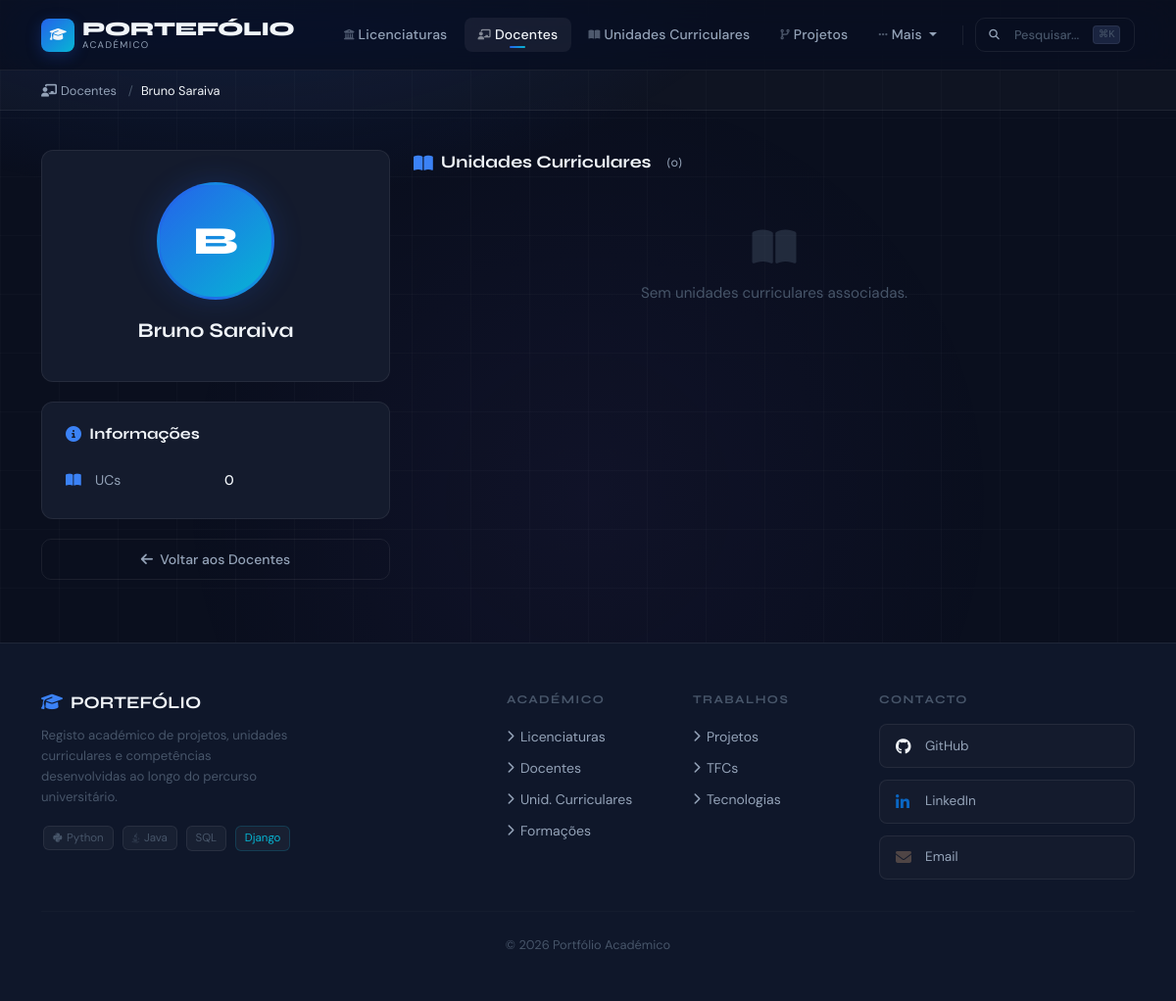
The page /portfolio/docentes/201/ on the database as committed earlier.
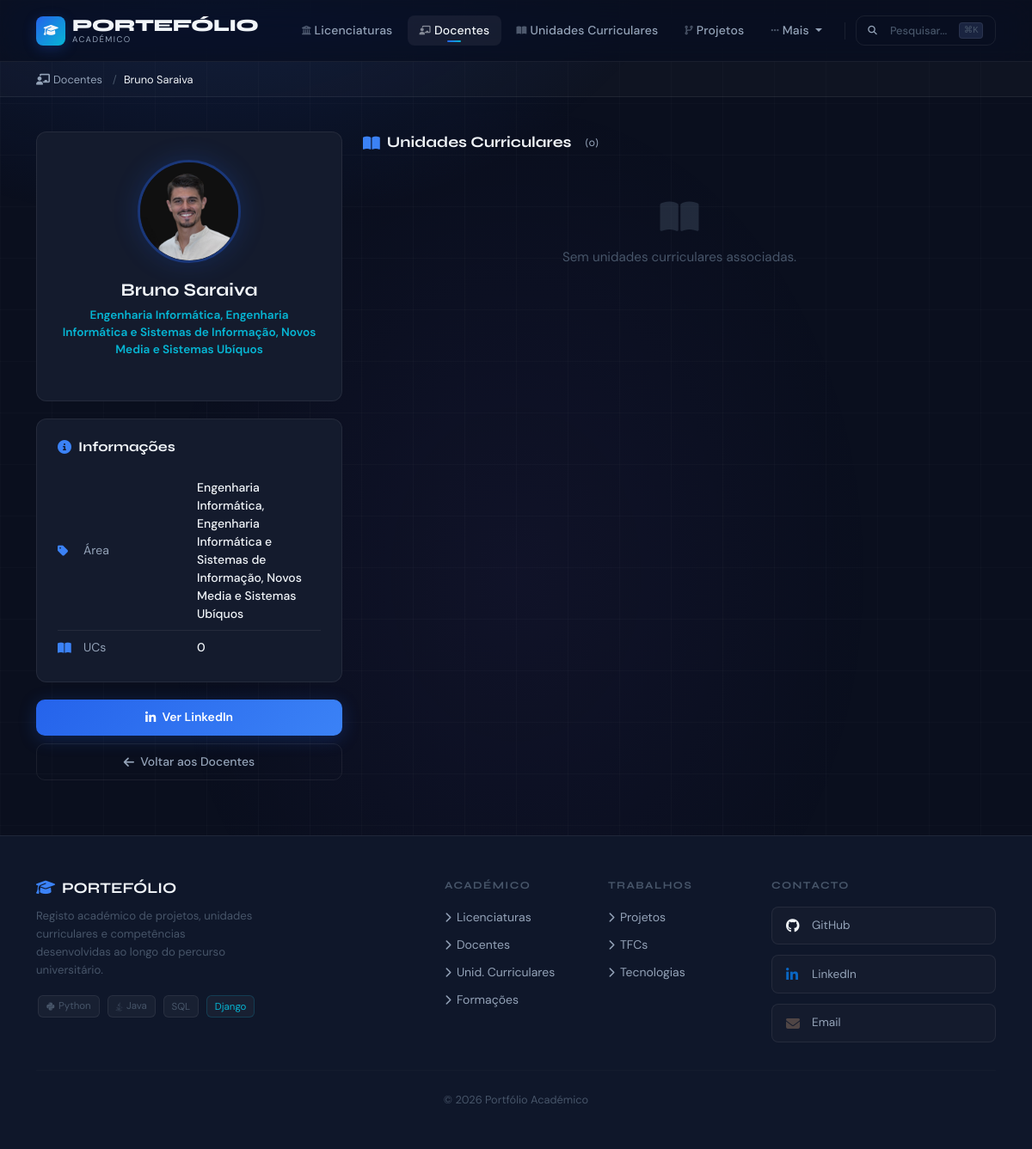
The same page on the database as committed later.
### portfolio/models.py (models this page shows, shortened)
class Docente(models.Model):
    nome = models.CharField(max_length=200)
    area_especializacao = models.CharField(max_length=200, blank=True)
    linkedin = models.URLField(blank=True)
    foto = models.ImageField(upload_to="docentes/", blank=True, null=True)
    class Meta:
        verbose_name_plural = "Docentes"
        ordering = ["nome"]

### portfolio/views.py (the view)
# urls.py: path('docentes/<int:doc_id>/', views.docentes_detail_view, name='docentes_detail'),
def docentes_detail_view(request, doc_id):
    docente = get_object_or_404(Docente, id=doc_id)
    return render(request, 'portfolio/docentes_detail.html', {'docente': docente})

### portfolio/templates/portfolio/docentes_detail.html (shortened to what this page needs)
{% extends "portfolio/base.html" %}
{% block nav_docentes %}active{% endblock %}
{% block breadcrumbs %}
<div class="breadcrumb-bar">
    <div class="container">
        <nav class="breadcrumb">
            <span class="breadcrumb-item"><a href="{% url 'docentes' %}"><i class="fas fa-chalkboard-teacher me-1"></i>Docentes</a></span>
            <span class="breadcrumb-item active">{{ docente.nome }}</span>
        </nav>
    </div>
</div>
{% endblock %}
{% block content %}
<div class="row g-4">
    <div class="col-lg-4">
        <div class="info-card" style="text-align:center;padding:2rem 1.5rem;margin-bottom:1.25rem;">
            {% if docente.foto %}
                <img src="{{ docente.foto.url }}" alt="{{ docente.nome }}" class="profile-avatar" style="margin:0 auto 1.25rem;display:block;">
            {% else %}
                <div class="profile-avatar-placeholder" style="margin:0 auto 1.25rem;">{{ docente.nome|first|upper }}</div>
            {% endif %}
            <h2 style="font-size:1.3rem;margin-bottom:.35rem;">{{ docente.nome }}</h2>
            {% if docente.area_especializacao %}
            <p style="color:var(--acc);font-size:.85rem;font-weight:600;">{{ docente.area_especializacao }}</p>
            {% endif %}
        </div>
        <div class="info-card" style="margin-bottom:1.25rem;">
            <div class="section-title"><i class="fas fa-info-circle"></i>Informações</div>
            {% if docente.area_especializacao %}
            <div class="info-row">
                <i class="fas fa-tag"></i>
                <span class="info-label">Área</span>
                <span class="info-value">{{ docente.area_especializacao }}</span>
            </div>
            {% endif %}
            <div class="info-row">
                <i class="fas fa-book-open"></i>
                <span class="info-label">UCs</span>
                <span class="info-value">{{ docente.ucs.count }}</span>
            </div>
        </div>
        <div style="display:flex;flex-direction:column;gap:.6rem;">
            {% if docente.linkedin %}
            <a href="{{ docente.linkedin }}" target="_blank" rel="noopener" class="btn-primary-custom" style="justify-content:center;">
                <i class="fab fa-linkedin-in"></i>Ver LinkedIn
            </a>
            {% endif %}
            <a href="{% url 'docentes' %}" class="btn-ghost" style="justify-content:center;">
                <i class="fas fa-arrow-left"></i>Voltar aos Docentes
            </a>
        </div>
    </div>
    <div class="col-lg-8">
        <div class="section-title" style="font-size:1.1rem;margin-bottom:1.25rem;">
            <i class="fas fa-book-open"></i>Unidades Curriculares
            <span style="font-size:.8rem;color:var(--ts);font-weight:400;margin-left:.5rem;">({{ docente.ucs.count }})</span>
        </div>
        {% if docente.ucs.all %}
        <div style="display:flex;flex-direction:column;gap:.6rem;">
            {% for uc in docente.ucs.all %}
            <a href="{% url 'uc_detail' uc.id %}" class="uc-chip">
                <i class="fas fa-book-open" style="color:var(--acc);flex-shrink:0;"></i>
                <div style="flex:1;">
                    <div style="font-weight:600;color:var(--tp);font-size:.875rem;">{{ uc.nome }}</div>
                    <div style="font-size:.75rem;color:var(--ts);">{{ uc.ano_curricular }}º Ano · Semestre {{ uc.semestre }}{% if uc.ects %} · {{ uc.ects }} ECTS{% endif %}</div>
                </div>
                <i class="fas fa-chevron-right" style="color:var(--tm);font-size:.75rem;"></i>
            </a>
            {% endfor %}
        </div>
        {% else %}
        <div class="empty-state" style="padding:2rem;">
            <i class="fas fa-book-open"></i>
            <p>Sem unidades curriculares associadas.</p>
        </div>
        {% endif %}
    </div>
</div>
{% endblock %}

Rows that differ between the two databases and show on the page:
changed Docente "Bruno Saraiva": foto: picture added; area_especializacao (not shown) → "Engenharia Informática, Engenharia Informática e Sistemas de Informação, Novos Media e Sistemas Ubíquos"; foto empty → "docentes/UserThumb.jpg" (drawn); nome|first "B" → (not shown)
Other text that changed with them:
text now shown: "Área Ver LinkedIn"
